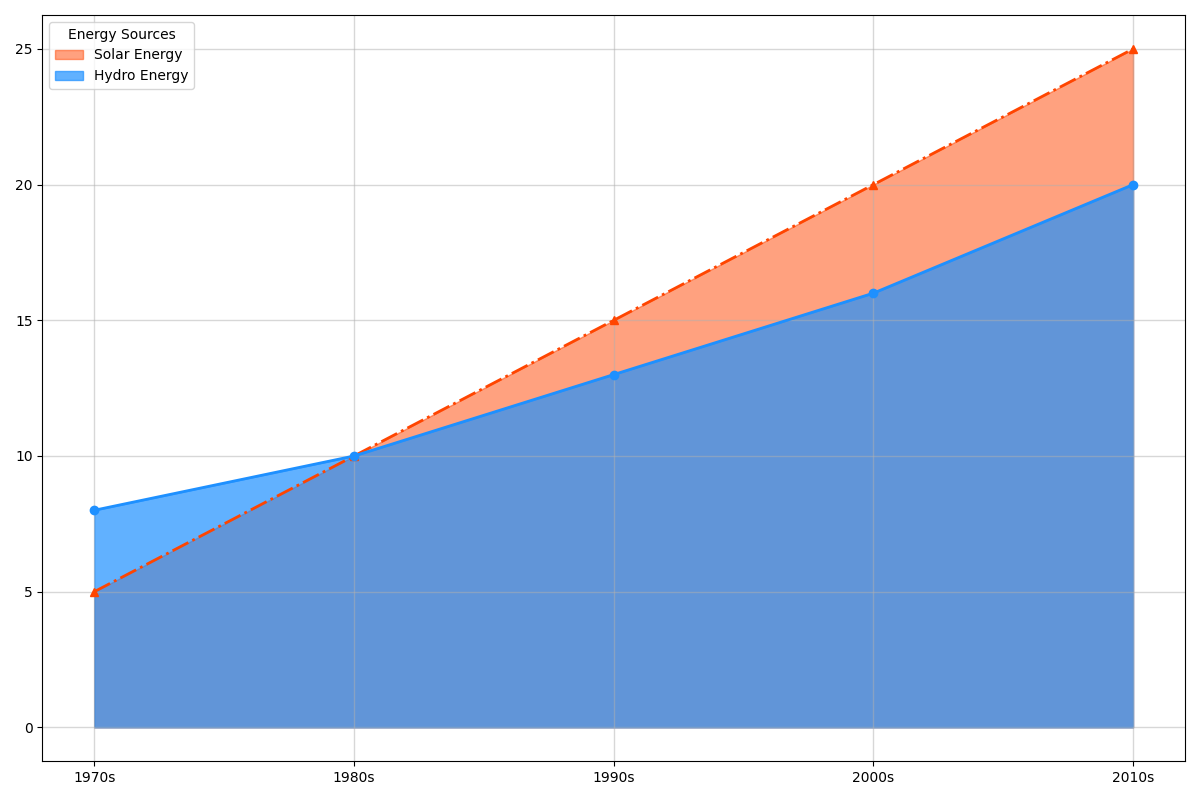

Reproduce this figure in Python.
import matplotlib.pyplot as plt
import numpy as np

decades = ['1970s', '1980s', '1990s', '2000s', '2010s']
solar_energy = np.array([5, 10, 15, 20, 25])
hydro_energy = np.array([8, 10, 13, 16, 20])

fig, ax = plt.subplots(figsize=(12, 8))

# Randomly altering stylistic elements
solar_color = '#FF4500'
hydro_color = '#1E90FF'

ax.fill_between(decades, solar_energy, color=solar_color, alpha=0.5, label='Solar Energy')
ax.fill_between(decades, hydro_energy, color=hydro_color, alpha=0.7, label='Hydro Energy')

ax.plot(decades, solar_energy, color=solar_color, linestyle='-.', marker='^', linewidth=2)
ax.plot(decades, hydro_energy, color=hydro_color, linestyle='-', marker='o', linewidth=2)

ax.set_xticks(decades)
ax.grid(linestyle='-', linewidth=1, alpha=0.5)

ax.legend(loc='upper left', title='Energy Sources')

plt.tight_layout()
plt.show()
